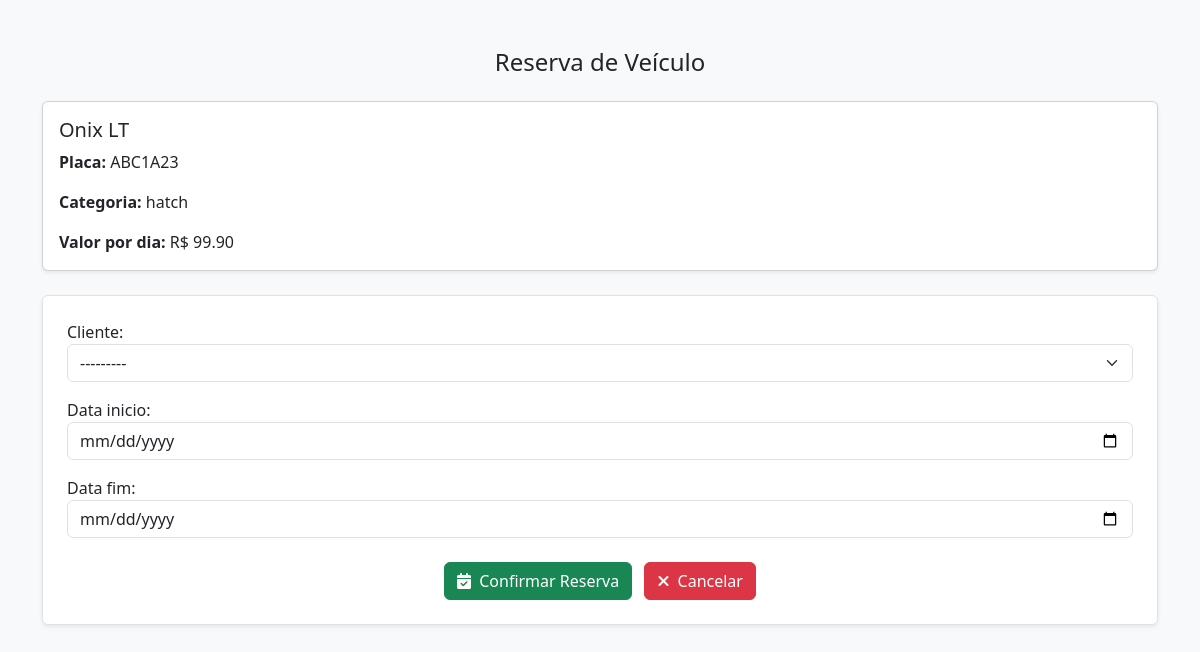
Page /reservas/reservar/1/ (signed in) on the committed database.
### veiculos/models.py (models this page shows, shortened)
class Veiculo(models.Model):
    CATEGORIAS = [
        ('hatch', 'Hatch'),
        ('sedan', 'Sedan'),
        ('suv', 'SUV'),
        ('pickup', 'Pickup'),
        ('luxo', 'Luxo'),
        ('utilitario', 'Utilitário'),
    ]
    STATUS = [
        ('disponivel', 'Disponível'),
        ('alugado', 'Alugado'),
        ('manutencao', 'Em Manutenção'),
    ]
    modelo = models.CharField(max_length=100)
    marca = models.CharField(max_length=100)
    ano = models.IntegerField()
    cor = models.CharField(max_length=50)
    categoria = models.CharField(max_length=50, choices=CATEGORIAS)
    placa = models.CharField(max_length=10, unique=True)
    preco_locacao = models.DecimalField(max_digits=8, decimal_places=2)
    status_disponibilidade = models.CharField(max_length=20, choices=STATUS, default='disponivel')
    imagem = models.ImageField(upload_to='veiculos/', null=True, blank=True)

### reservas/views.py (the view)
# urls.py: path('reservar/<int:veiculo_id>/', views.reservar_veiculo, name='reservar_veiculo'),
@login_required
def reservar_veiculo(request, veiculo_id):
    veiculo = get_object_or_404(Veiculo, id=veiculo_id)
    if request.method == 'POST':
        form = ReservaForm(request.POST, veiculo=veiculo)
        if form.is_valid():
            reserva = form.save(commit=False)
            reserva.veiculo = veiculo
            reserva.funcionario = Funcionario.objects.first()  # substituir por funcionário logado futuramente
            dias = (reserva.data_fim - reserva.data_inicio).days
            if dias <= 0:
                dias = 1
            reserva.valor_total = dias * veiculo.preco_locacao
            reserva.save()
            veiculo.status_disponibilidade = False
            veiculo.save()
            messages.success(request, "Reserva criada com sucesso.")
            return redirect('listar_reservas')
    else:
        form = ReservaForm(veiculo=veiculo)
    return render(request, 'reservas/reservar.html', {
        'veiculo': veiculo,
        'form': form
    })

### reservas/forms.py (shortened to what this page needs)
class ReservaForm(forms.ModelForm):
    class Meta:
        model = Reserva
        fields = ['cliente', 'data_inicio', 'data_fim']
        widgets = {
            'cliente': forms.Select(attrs={'class': 'form-select'}),
            'data_inicio': forms.DateInput(attrs={'type': 'date', 'class': 'form-control'}),
            'data_fim': forms.DateInput(attrs={'type': 'date', 'class': 'form-control'}),
        }
    def __init__(self, *args, **kwargs):
        self.veiculo = kwargs.pop('veiculo', None)
        super().__init__(*args, **kwargs)

### clientes/models.py (called while the page is built)
    def __str__(self):
        return self.nome

### reservas/templates/reservas/reservar.html (shortened to what this page needs)
<!DOCTYPE html>
<html lang="pt-br">
<head>
  <link href="https://cdn.jsdelivr.net/npm/bootstrap@5.3.3/dist/css/bootstrap.min.css" rel="stylesheet">
  <link href="https://cdnjs.cloudflare.com/ajax/libs/font-awesome/6.5.0/css/all.min.css" rel="stylesheet">
</head>
<body class="bg-light">
  <div class="container py-5">
    <h4 class="text-center mb-4">Reserva de Veículo</h4>
    <div class="card mb-4 shadow-sm">
      <div class="card-body">
        <h5 class="card-title">{{ veiculo.modelo }}</h5>
        <p class="card-text"><strong>Placa:</strong> {{ veiculo.placa }}</p>
        <p class="card-text"><strong>Categoria:</strong> {{ veiculo.categoria }}</p>
        <p class="card-text"><strong>Valor por dia:</strong> R$ {{ veiculo.preco_locacao }}</p>
      </div>
    </div>
    <form method="post" class="border p-4 bg-white rounded shadow-sm">
      <div class="mb-3">
        {{ form.cliente.label_tag }}
        {{ form.cliente }}
      </div>
      <div class="mb-3">
        {{ form.data_inicio.label_tag }}
        {{ form.data_inicio }}
      </div>
      <div class="mb-3">
        {{ form.data_fim.label_tag }}
        {{ form.data_fim }}
      </div>
      <div class="text-center mt-4">
        <button type="submit" class="btn btn-success me-2">
          <i class="fas fa-calendar-check me-1"></i> Confirmar Reserva
        </button>
        <a href="{% url 'home' %}" class="btn btn-danger">
          <i class="fas fa-times me-1"></i> Cancelar
        </a>
      </div>
    </form>
  </div>
</body>
</html>

### rows in the picture
Veiculo: modelo "Onix LT", placa "ABC1A23", categoria "hatch", preco_locacao "99.90"
